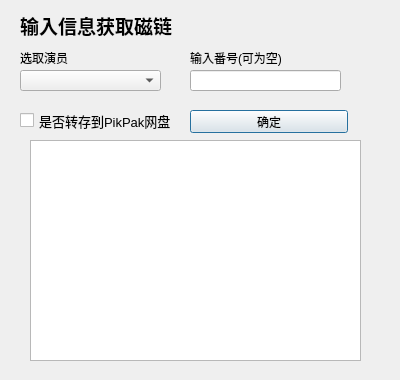
<?xml version="1.0" encoding="UTF-8"?>
<ui version="4.0">
 <class>Dialog</class>
 <widget class="QDialog" name="Dialog">
  <property name="geometry">
   <rect>
    <x>0</x>
    <y>0</y>
    <width>400</width>
    <height>380</height>
   </rect>
  </property>
  <property name="windowTitle">
   <string>Dialog</string>
  </property>
  <widget class="QLabel" name="label">
   <property name="geometry">
    <rect>
     <x>20</x>
     <y>10</y>
     <width>158</width>
     <height>31</height>
    </rect>
   </property>
   <property name="font">
    <font>
     <pointsize>14</pointsize>
     <bold>true</bold>
    </font>
   </property>
   <property name="text">
    <string>输入信息获取磁链</string>
   </property>
  </widget>
  <widget class="QComboBox" name="actor_list">
   <property name="geometry">
    <rect>
     <x>20</x>
     <y>70</y>
     <width>141</width>
     <height>21</height>
    </rect>
   </property>
  </widget>
  <widget class="QLabel" name="label_2">
   <property name="geometry">
    <rect>
     <x>20</x>
     <y>50</y>
     <width>101</width>
     <height>16</height>
    </rect>
   </property>
   <property name="text">
    <string>选取演员</string>
   </property>
  </widget>
  <widget class="QLineEdit" name="code_input_box">
   <property name="geometry">
    <rect>
     <x>190</x>
     <y>70</y>
     <width>151</width>
     <height>21</height>
    </rect>
   </property>
  </widget>
  <widget class="QLabel" name="label_3">
   <property name="geometry">
    <rect>
     <x>190</x>
     <y>50</y>
     <width>101</width>
     <height>16</height>
    </rect>
   </property>
   <property name="text">
    <string>输入番号(可为空)</string>
   </property>
  </widget>
  <widget class="QPushButton" name="go_btn">
   <property name="geometry">
    <rect>
     <x>190</x>
     <y>110</y>
     <width>158</width>
     <height>23</height>
    </rect>
   </property>
   <property name="text">
    <string>确定</string>
   </property>
  </widget>
  <widget class="QCheckBox" name="save_to_Pikpak_check">
   <property name="geometry">
    <rect>
     <x>20</x>
     <y>110</y>
     <width>171</width>
     <height>21</height>
    </rect>
   </property>
   <property name="font">
    <font>
     <pointsize>10</pointsize>
     <bold>false</bold>
    </font>
   </property>
   <property name="text">
    <string>是否转存到PikPak网盘</string>
   </property>
  </widget>
  <widget class="QTextBrowser" name="log_area">
   <property name="geometry">
    <rect>
     <x>30</x>
     <y>140</y>
     <width>331</width>
     <height>221</height>
    </rect>
   </property>
  </widget>
 </widget>
 <resources/>
 <connections/>
</ui>
